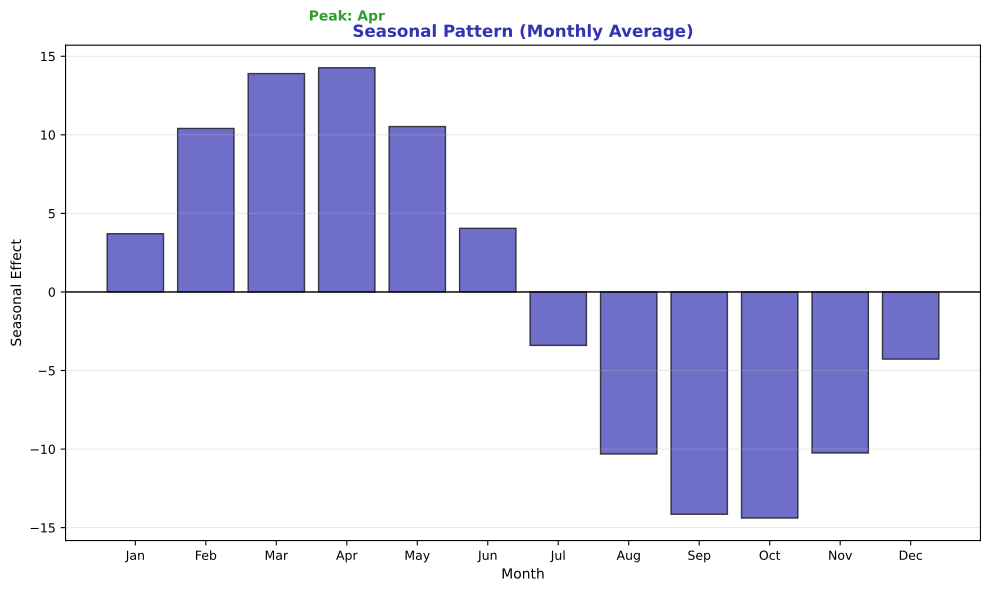

Write Python code to recreate this figure.
"""Seasonal Pattern - Monthly average after detrending"""
import matplotlib.pyplot as plt
import numpy as np
import pandas as pd
from pathlib import Path

plt.rcParams.update({
    'font.size': 10, 'axes.labelsize': 10, 'axes.titlesize': 11,
    'xtick.labelsize': 9, 'ytick.labelsize': 9, 'legend.fontsize': 9,
    'figure.figsize': (10, 6), 'figure.dpi': 150
})

MLPURPLE = '#3333B2'
MLGREEN = '#2CA02C'

np.random.seed(42)
n = 365 * 2
dates = pd.date_range('2023-01-01', periods=n, freq='D')
trend = np.linspace(100, 180, n)
seasonal = 15 * np.sin(2 * np.pi * np.arange(n) / 365)
noise = np.random.randn(n) * 3
series = trend + seasonal + noise

df = pd.DataFrame({'Value': series}, index=dates)
detrended = df['Value'] - trend

monthly = df.copy()
monthly['Month'] = monthly.index.month
monthly['Detrended'] = detrended
monthly_avg = monthly.groupby('Month')['Detrended'].mean()

fig, ax = plt.subplots(figsize=(10, 6))

ax.bar(monthly_avg.index, monthly_avg, color=MLPURPLE, alpha=0.7, edgecolor='black')
ax.axhline(0, color='black', linewidth=1)

month_labels = ['Jan', 'Feb', 'Mar', 'Apr', 'May', 'Jun', 'Jul', 'Aug', 'Sep', 'Oct', 'Nov', 'Dec']
ax.set_xticks(range(1, 13))
ax.set_xticklabels(month_labels, fontsize=9)
ax.set_xlabel('Month', fontsize=10)
ax.set_ylabel('Seasonal Effect', fontsize=10)
ax.set_title('Seasonal Pattern (Monthly Average)', fontsize=12, fontweight='bold', color=MLPURPLE)
ax.grid(axis='y', alpha=0.3)

max_month = monthly_avg.idxmax()
ax.annotate(f'Peak: {month_labels[max_month-1]}',
            xy=(max_month, monthly_avg[max_month]),
            xytext=(max_month, monthly_avg[max_month] + 3),
            ha='center', fontsize=10, color=MLGREEN, fontweight='bold')

plt.tight_layout()
plt.savefig(Path(__file__).parent / 'chart.pdf', dpi=300, bbox_inches='tight')
plt.close()
